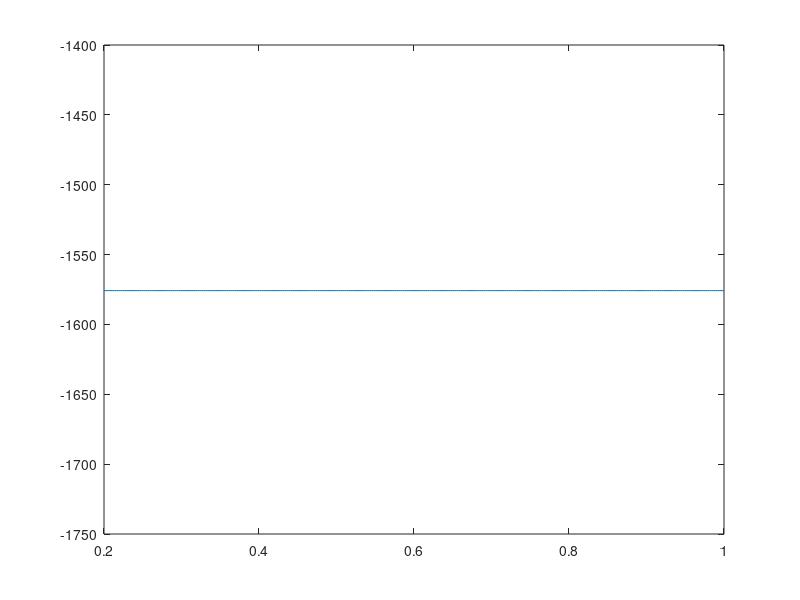

MATLAB code to generate this figure: (Note: this script raises an error after producing the figure.)
%%produce MA(1) data into y
T=1000;
y=zeros(T,1);
theta=.8;sig=1;
e=sig*randn(T,1);
y(1)=e(1);
for t =2:T
    y(t)=e(t-1)+theta*e(t);
end
plot(y);

%% Grid Search for theta, sigma known
ngrid=300;
theta_grid = linspace(.2,1,ngrid);
%construct A and B so that Gam = A+B*theta
A=speye(T);
B=sparse(2:T,1:T-1,ones(1,T-1),T,T);
ell = zeros(ngrid,1);
for i=1:ngrid
    theta = theta_grid(1);
    Gam=A+B*theta;
    Gam2=Gam*Gam';
    ell(i)=-T/2*log(2*pi)-.5*log(det(Gam2))-.5*y'*(Gam2\y);
end

plot(theta_grid,ell)

[Qmax id]=max(ell);

disp(theta_grid(id));
%% fminbond
f = @(theta) loglike_MA1([1 theta],y);
fminbnd(f,0,1)

%% Fminsearch

g=@(x) loglike_MA1(x,y);
[thetaMLE Qmax]=fminsearch(g,[.9 .7]);
disp(thetaMLE)
